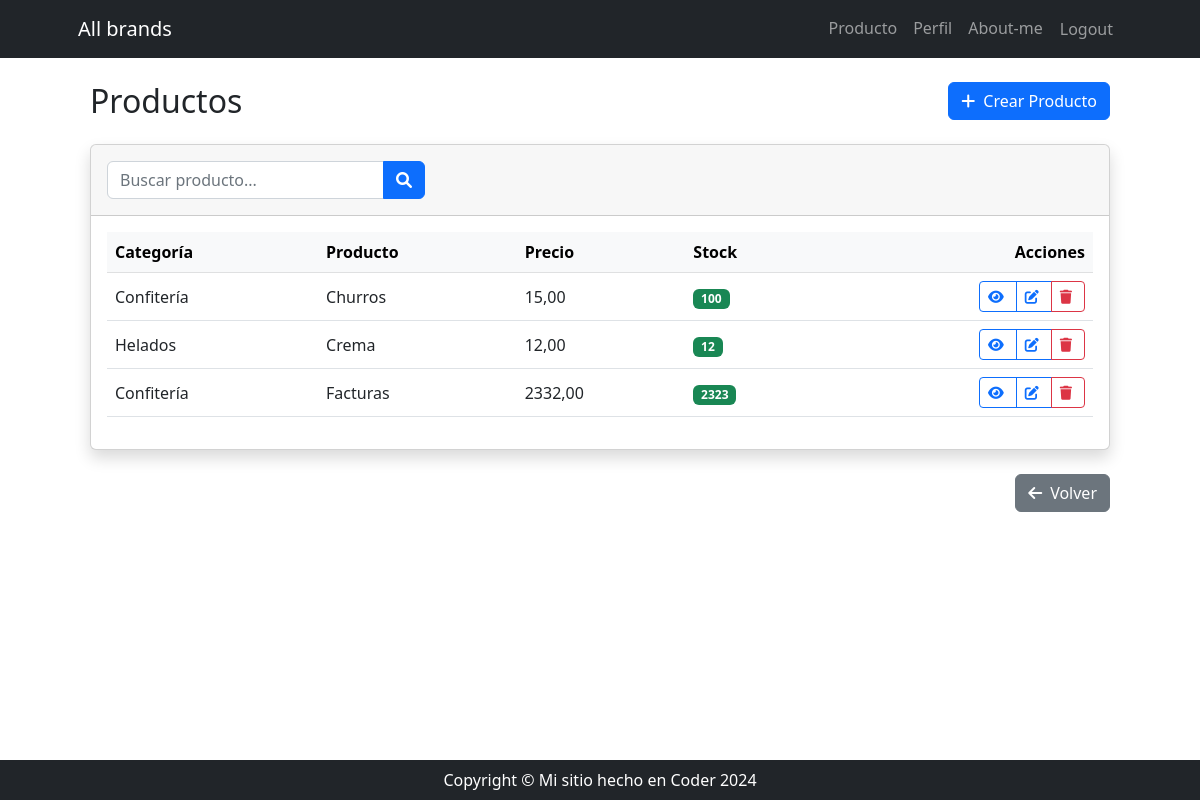
The app's page /producto/producto/list/ (signed in), older data.
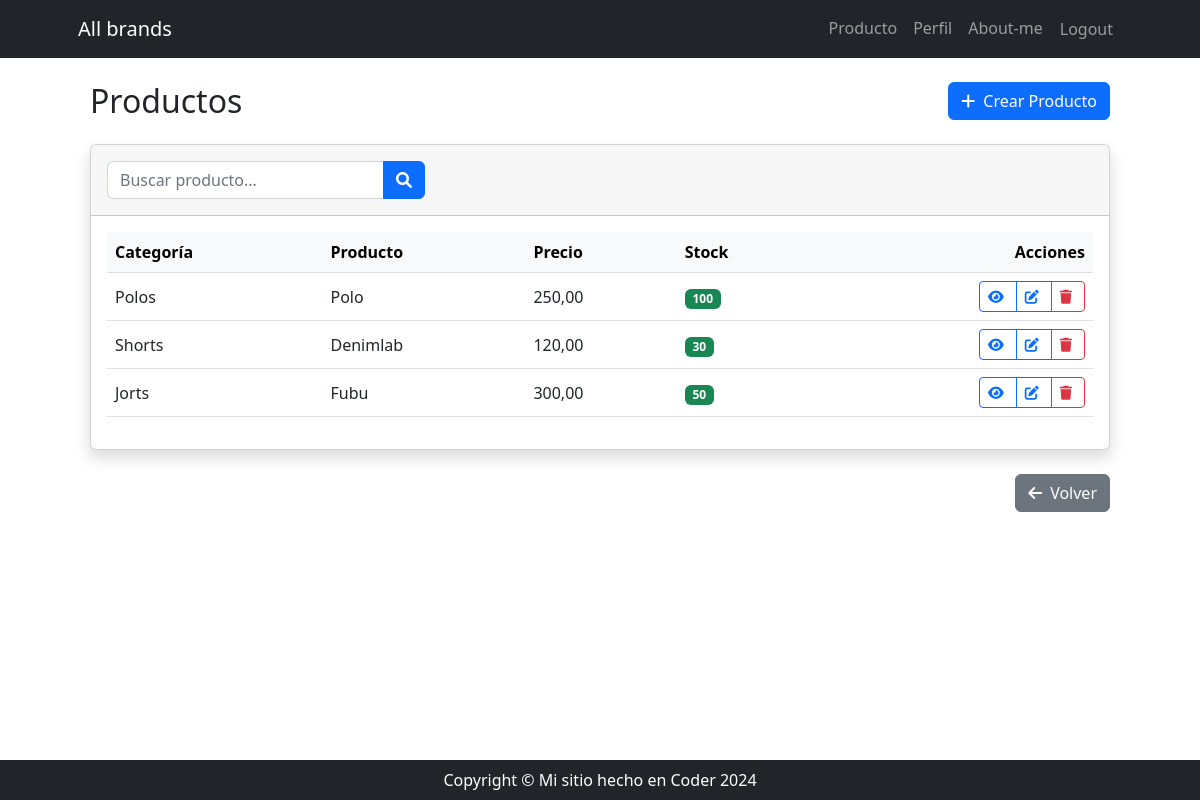
The same page, newer data.
### producto/models.py (models this page shows, shortened)
class Producto(models.Model):
    categoria = models.ForeignKey(
        Categoria,
        on_delete=models.SET_NULL,
        null=True,
        blank=True,
        verbose_name='categoría',
    )
    nombre = models.CharField(max_length=100, db_index=True)
    descripcion = models.TextField(blank=True, null=True, verbose_name='descripción')
    precio = models.DecimalField(max_digits=10, decimal_places=2)
    stock = models.PositiveIntegerField()
    class Meta:
        unique_together = ('categoria', 'nombre')
        verbose_name = 'Producto'
        verbose_name_plural = 'Productos'

class Categoria(models.Model):
    nombre = models.CharField(max_length=255, unique=True)
    descripcion = models.TextField(blank=True, null=True, verbose_name='descripción')
    def __str__(self):
        return self.nombre
    class Meta:
        verbose_name = 'Categoría de Productos'
        verbose_name_plural = 'Categorías de Productos'

### producto/views_models/producto.py (the view)
# urls.py: path('producto/list/', producto.ProductoListView.as_view(), name='producto_list'),
class ProductoListView(ListView):
    model = Producto
    def get_queryset(self):
        busqueda = self.request.GET.get('busqueda')
        if busqueda:
            return Producto.objects.filter(nombre__icontains=busqueda)
        return Producto.objects.all()

### producto/templates/producto/producto_list.html (shortened to what this page needs)
{% extends 'core/base.html' %}
{% block content %}
    <div class="container-fluid py-4">
        <div class="d-sm-flex align-items-center justify-content-between mb-4">
            <h1 class="h2 mb-0 text-gray-800">Productos</h1>
            <a href="{% url 'producto:producto_create' %}" class="btn btn-primary">
                <i class="fas fa-plus me-2"></i>Crear Producto
            </a>
        </div>
        <div class="card shadow mb-4">
            <div class="card-header py-3">
                <form class="row g-3 align-items-center" method="get">
                    <div class="col-12 col-md-6 col-lg-4">
                        <div class="input-group">
                            <input type="text" name="busqueda" class="form-control" placeholder="Buscar producto..."
                                   value="{{ request.GET.busqueda }}">
                            <button type="submit" class="btn btn-primary">
                                <i class="fas fa-search"></i>
                            </button>
                        </div>
                    </div>
                </form>
            </div>
            <div class="card-body">
                <div class="table-responsive">
                    <table class="table table-hover align-middle">
                        <thead class="table-light">
                            <tr>
                                <th>Categoría</th>
                                <th>Producto</th>
                                <th>Precio</th>
                                <th>Stock</th>
                                <th class="text-end">Acciones</th>
                            </tr>
                        </thead>
                        <tbody>
                            {% for producto in object_list %}
                                <tr>
                                    <td>{{ producto.categoria }}</td>
                                    <td>{{ producto.nombre }}</td>
                                    <td>{{ producto.precio }}</td>
                                    <td>
                                        <span class="badge {% if producto.stock > 10 %}bg-success{% elif producto.stock > 0 %}bg-warning{% else %}bg-danger{% endif %}">
                                            {{ producto.stock }}
                                        </span>
                                    </td>
                                    <td class="text-end">
                                        <div class="btn-group" role="group">
                                            <a href="{% url 'producto:producto_detail' producto.id %}"
                                               class="btn btn-outline-primary btn-sm">
                                                <i class="fas fa-eye"></i>
                                            </a>
                                            <a href="{% url 'producto:producto_update' producto.id %}"
                                               class="btn btn-outline-primary btn-sm">
                                                <i class="fas fa-edit"></i>
                                            </a>
                                            <a href="{% url 'producto:producto_delete' producto.id %}"
                                               class="btn btn-outline-danger btn-sm">
                                                <i class="fas fa-trash"></i>
                                            </a>
                                        </div>
                                    </td>
                                </tr>
                            {% endfor %}
                        </tbody>
                    </table>
                </div>
            </div>
        </div>
        <div class="text-end mt-3">
            <a href="{% url 'producto:index' %}" class="btn btn-secondary">
                <i class="fas fa-arrow-left me-2"></i>Volver
            </a>
        </div>
    </div>
{% endblock content %}

### core/templates/core/base.html (shortened to what this page needs)
{% load static %}
<!DOCTYPE html>
<html lang="es">
<head>
    <link href="https://cdnjs.cloudflare.com/ajax/libs/font-awesome/6.0.0/css/all.min.css" rel="stylesheet">
    <link href="{% static 'core/css/styles.css' %}" rel="stylesheet" />
</head>
<body>
    {% include 'core/componentes/navbar.html' %}
    <div class="container px-4 px-lg-5">
        {% block content %}
        {% endblock content %}
    </div>
    {% include 'core/componentes/footer.html' %}
</body>
</html>

### core/templates/core/componentes/navbar.html (shortened to what this page needs)
<nav class="navbar navbar-expand-lg navbar-dark bg-dark">
    <div class="container px-5">
        <a class="navbar-brand" href="{% url 'core:index' %}">All brands</a>
        <div class="collapse navbar-collapse" id="navbarSupportedContent">
            <ul class="navbar-nav ms-auto mb-2 mb-lg-0">
                {% if user.is_authenticated %}
                    <li class="nav-item"><a class="nav-link" href="{% url 'producto:index' %}">Producto</a></li>
                    <li class="nav-item"><a class="nav-link" href="{% url 'core:profile' %}">Perfil</a></li>
                    <li class="nav-item"><a class="nav-link" href="{% url 'core:about' %}">About-me</a></li>
                    <li class="nav-item">
                        <form action="{% url 'core:logout' %}" method="post">
                            <button class="nav-link btn btn-link" type="submit">Logout</button>
                        </form>
                    </li>
                {% else %}
                    <li class="nav-item"><a class="nav-link" href="{% url 'core:about' %}">About-me</a></li>
                    <li class="nav-item"><a class="nav-link" href="{% url 'core:login' %}">Login</a></li>
                {% endif %}
            </ul>
        </div>
    </div>
</nav>

### core/templates/core/componentes/footer.html
<footer class="py-2 bg-dark fixed-bottom">
    <div class="container px-4 px-lg-5">
        <p class="m-0 text-center text-white">Copyright &copy; Mi sitio hecho en Coder 2024</p>
    </div>
</footer>

Row changes from the older to the newer data that the page shows:
changed Producto: categoria "Confitería" → "Polos"; nombre "Churros" → "Polo"; precio "15,00" → "250,00"
changed Producto: categoria "Helados" → "Shorts"; nombre "Crema" → "Denimlab"; precio "12,00" → "120,00"; stock "12" → "30"
changed Producto: categoria "Confitería" → "Jorts"; nombre "Facturas" → "Fubu"; precio "2332,00" → "300,00"; stock "2323" → "50"
